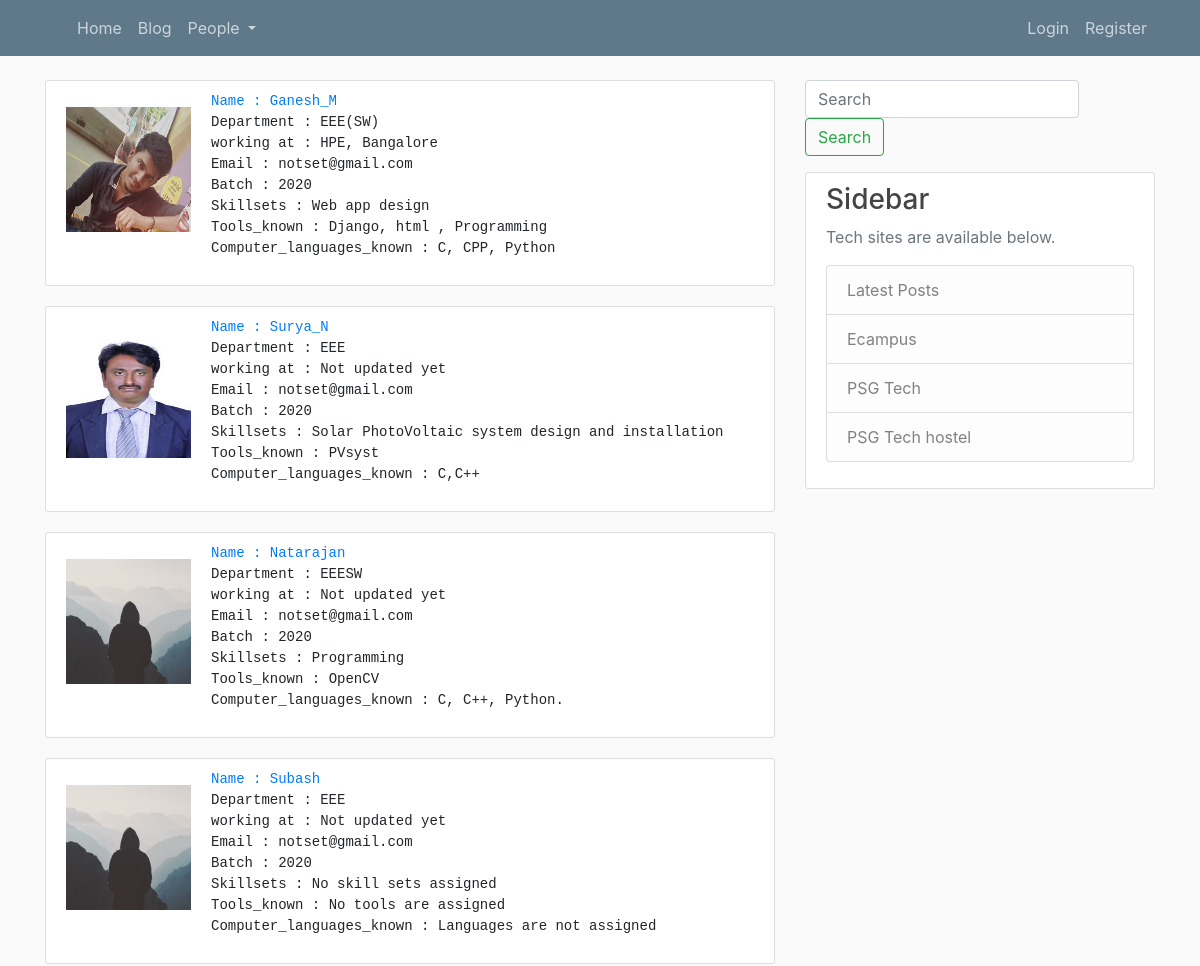
/students/ (upper part), run on an earlier commit of the app's database.
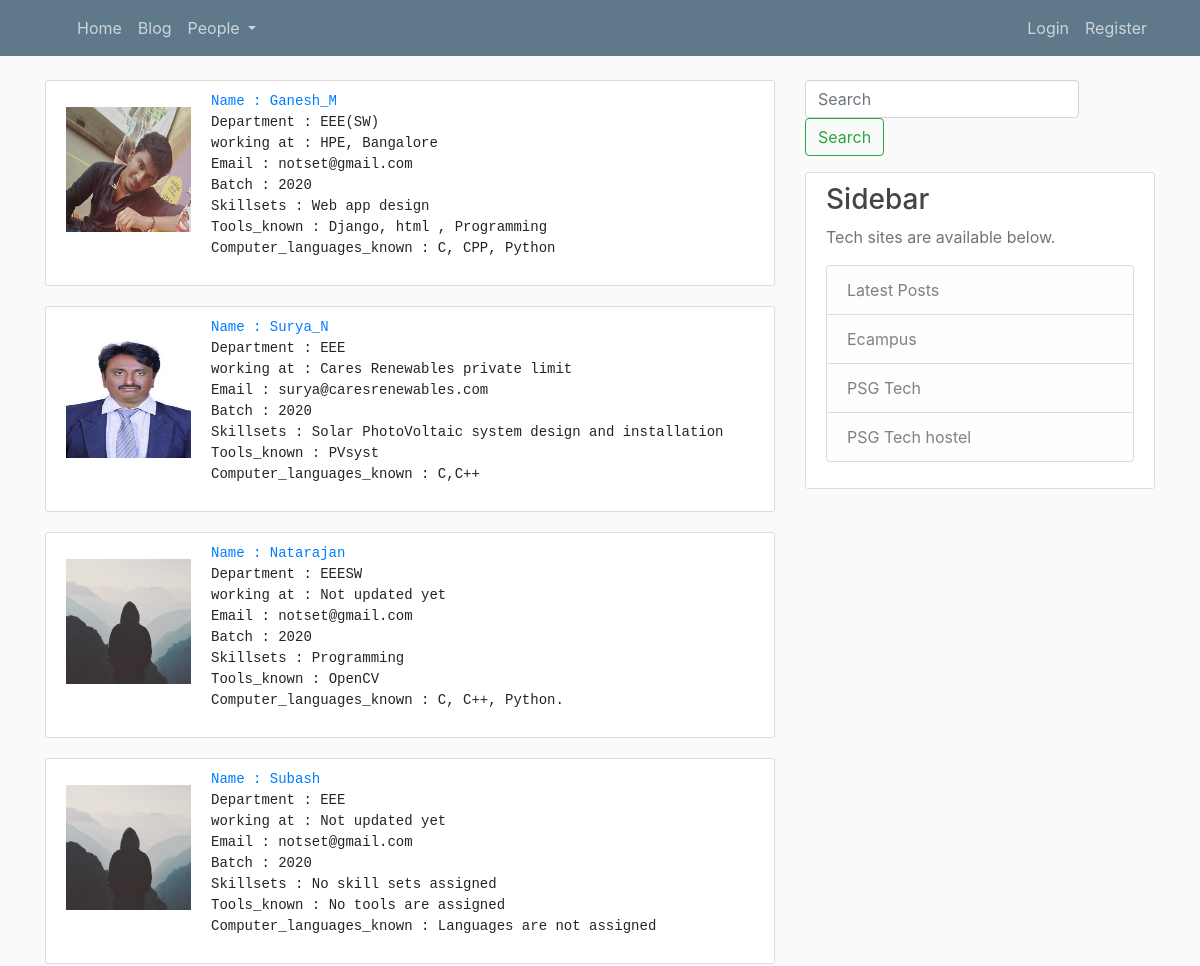
And on a later commit of the database.
### users/models.py (models this page shows, shortened)
class Profile(models.Model):
    user = models.OneToOneField(User, on_delete=models.CASCADE)
    image = models.ImageField(default='default.jpg', upload_to='profile_pics')
    skillsets = models.CharField(max_length=100, default="No skill sets assigned")
    tools_known = models.CharField(max_length=150, default="No tools are assigned")
    computer_languages_known = models.CharField(max_length=100, default="Languages are not assigned")
    department = models.CharField(max_length=30, default='EEE' )
    working_at = models.CharField(max_length=30, default="Not updated yet")
    batch = models.PositiveIntegerField(default=2020)
    contact_email = models.EmailField(default='notset@gmail.com')

### blog/views.py (the view)
# urls.py: path('students/', views.people, name='students'),
def people(request):
    context = {
        'users': Profile.objects.filter(department__regex=r'EEE.*')
    }
    return render(request, 'blog/people.html', context)

### blog/templates/blog/people.html
{% extends "blog/base.html" %}
{% block content %}
	{% for user in users %}
		<div class="content-section">
			<div class="media">
				<img class="account-img mt-3" src="{{ user.image.url }}">
<pre>
<a class="mb-4" href="{% url 'user-posts' user.user %}">Name : {{ user.user }}</a>
Department : {{ user.department }}
working at : {{ user.working_at }}
Email : {{ user.contact_email }}
Batch : {{ user.batch }}
Skillsets : {{ user.skillsets }}
Tools_known : {{ user.tools_known }}
Computer_languages_known : {{ user.computer_languages_known }}
</pre>
			</div>
		</div>
	{%endfor%}
{% endblock content %}

### blog/templates/blog/base.html (shortened to what this page needs)
{% load static %}
<!DOCTYPE html>
<html>
<head>
    <link rel="stylesheet" href="https://maxcdn.bootstrapcdn.com/bootstrap/4.0.0/css/bootstrap.min.css">
    <link rel="stylesheet" type="text/css" href="{% static 'blog/main.css' %}">
    <link rel="stylesheet" href="https://use.fontawesome.com/releases/v5.7.2/css/all.css"
>
</head>
<body>
    <header class="site-header">
      <nav class="navbar navbar-expand-md navbar-dark bg-steel fixed-top">
        <div class="container">
          <div class="collapse navbar-collapse" id="navbarToggle">
            <div class="navbar-nav mr-auto">
              <a class="nav-item nav-link" href="{% url 'blog-about' %}">Home</a>
              <a class="nav-item nav-link" href="{% url 'blog-home' %}">Blog</a>
              <li class="nav-item dropdown">
                <a class="nav-link dropdown-toggle" href="#" id="navbarDropdown" role="button" data-toggle="dropdown" aria-haspopup="true" aria-expanded="false">
                  People
                </a>
              </li>
            </div>
            <div class="navbar-nav">
              {% if user.is_authenticated %}
                <a class="nav-item nav-link" href="{% url 'post-create' %}">New Post</a>
                <a class="nav-item nav-link" href="{% url 'profile' %}">Profile</a>
                <a class="nav-item nav-link" href="{% url 'logout' %}">Logout</a>
              {% else %}
                <a class="nav-item nav-link" href="{% url 'login' %}">Login</a>
                <a class="nav-item nav-link" href="{% url 'register' %}">Register</a>
              {% endif %}
            </div>
          </div>
        </div>
      </nav>
    </header>
    <main role="main" class="container">
      <div class="row">
        <div class="col-md-8">
          {% block content %}{% endblock %}
        </div>
        <div class="col-md-4">
          <form action="/search/" class="form-inline my-2 my-lg-0 pb-3" method="POST">
            <input class="form-control mr-sm-2" type="text" placeholder="Search" aria-label="Search" name="keyword">
            <button class= "btn btn-outline-success my-2 my-sm-0" type="submit">Search</button>
          </form>
          <div class="content-section">
            <h3>Sidebar</h3>
            <p class='text-muted'> Tech sites are available below.
              <ul class="list-group">
                <a class="list-group-item list-group-item-light" href="{% url 'blog-home' %}">Latest Posts</a>
                <a class="list-group-item list-group-item-light" href='https://ecampus.psgtech.ac.in/' target="_blank">Ecampus</a>
                <a class="list-group-item list-group-item-light" href='http://www.psgtech.edu/' target="_blank">PSG Tech</a>
                <a class="list-group-item list-group-item-light" href='http://www.psgtech.edu/hostel/' target="_blank">PSG Tech hostel</a>
              </ul>
            </p>
          </div>
        </div>
      </div>
    </main>
</body>
</html>

### blog/static/blog/main.css (style rules this page uses)
body { background: #fafafa; color: #333333; margin-top: 5rem; }
h1, h2, h3, h4, h5, h6 { color: #444444; }
ul { margin: 0; }
.bg-steel { background-color: #5f788a; }
.site-header .navbar-nav .nav-link { color: #cbd5db; }
.content-section { background: #ffffff; padding: 10px 20px; border: 1px solid #dddddd; border-radius: 3px; margin-bottom: 20px; }
.account-img { height: 125px; width: 125px; margin-right: 20px; margin-bottom: 16px; }

What changed in the data, as far as the page shows it:
changed Profile "Solar PhotoVoltaic system design and installation": working_at "Not updated yet" → "Cares Renewables private limit"; contact_email "notset@gmail.com" → "surya@caresrenewables.com"
